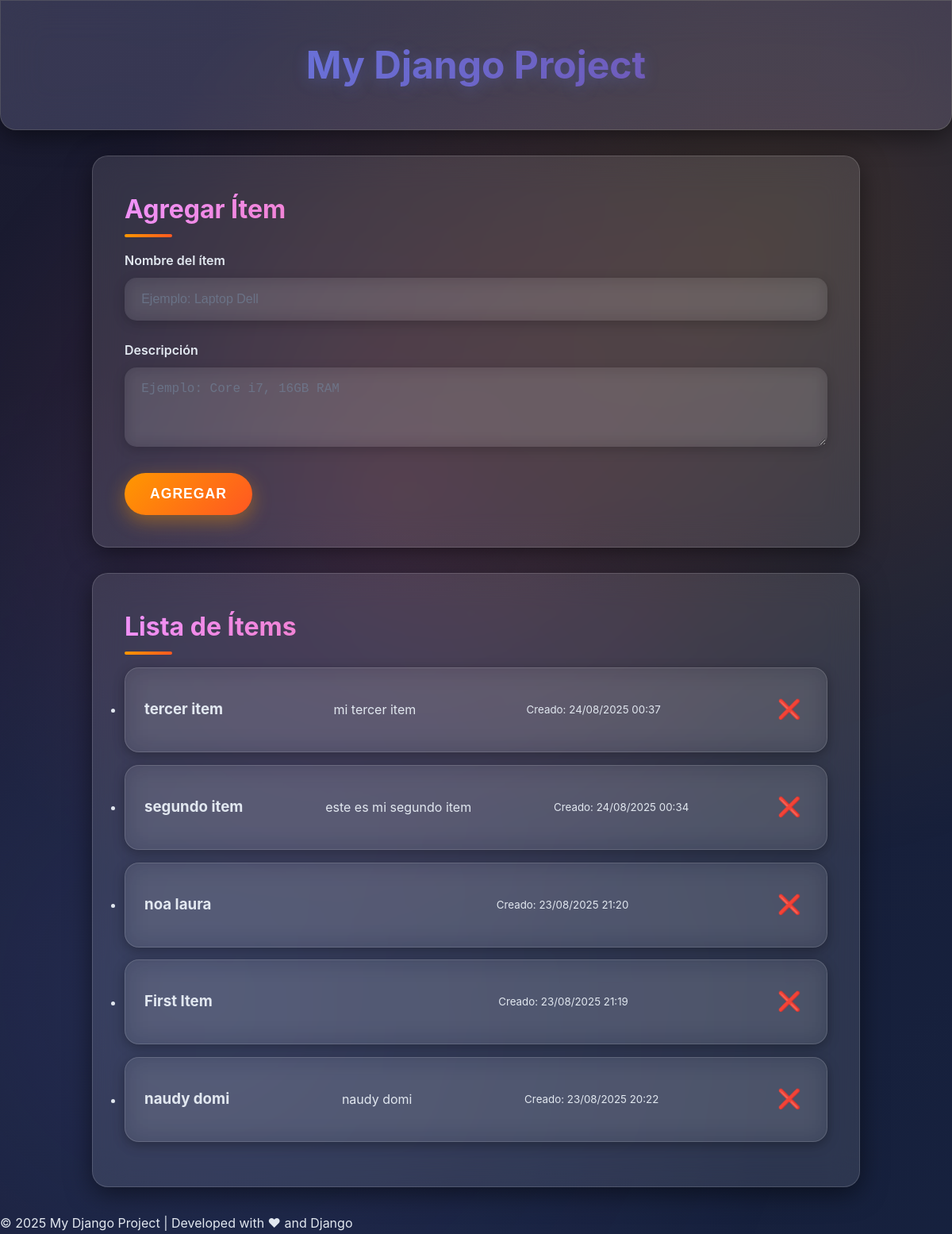
The page / on the database its author committed.
### core/models.py (models this page shows, shortened)
class Item(models.Model):
    name = models.CharField(max_length=100)
    description = models.TextField()
    created_at = models.DateTimeField(auto_now_add=True)

### core/views.py (the view)
# urls.py: path('', views.item_list, name='item_list'),
def item_list(request):
    items = Item.objects.all().order_by('-created_at')
    return render(request, "core/item_list.html", {"items": items})

### core/templates/core/item_list.html (shortened to what this page needs)
{% extends "base.html" %}
{% block main_content %}
<section class="form-section">
    <h2>Agregar Ítem</h2>
    <form id="item-form">
        <div class="form-group">
            <label for="item-name">Nombre del ítem</label>
            <input type="text" id="item-name" name="name" placeholder="Ejemplo: Laptop Dell" required>
        </div>
        <div class="form-group">
            <label for="item-desc">Descripción</label>
            <textarea id="item-desc" name="description" placeholder="Ejemplo: Core i7, 16GB RAM" required></textarea>
        </div>
        <button type="submit" class="btn">Agregar</button>
    </form>
</section>
<section class="items-section">
    <h2 class="section-title">Lista de Ítems</h2>
    <ul class="items-container">
        {% for item in items %}
            <li class="fade-in" data-id="{{ item.id }}">
                <div class="item-card">
                    <h3>{{ item.name }}</h3>
                    <p>{{ item.description }}</p>
                    <small>Creado: {{ item.created_at|date:"d/m/Y H:i" }}</small>
                    <span class="delete-btn">❌</span>
                </div>
            </li>
        {% empty %}
            <li>No items available.</li>
        {% endfor %}
    </ul>
</section>
{% endblock %}

### core/templates/base.html (shortened to what this page needs)
{% load static %}
<!DOCTYPE html>
<html lang="es">
<head>
    <link rel="stylesheet" href="{% static 'core/style.css' %}">
</head>
<body>
    <header class="main-header">
        <div class="container">
            <h1 class="logo">My Django Project</h1>
        </div>
    </header>
    <main class="container">
        {% block main_content %}{% endblock %}
    </main>
    <footer class="main-footer">
        <p>© 2025 My Django Project | Developed with <span>❤</span> and Django</p>
    </footer>
</body>
</html>

### rows shown on the page
Item: name "tercer item", description "mi tercer item", created_at "24/08/2025 00:37"
Item: name "segundo item", description "este es mi segundo item", created_at "24/08/2025 00:34"
Item: name "noa laura", created_at "23/08/2025 21:20"
Item: name "First Item", created_at "23/08/2025 21:19"
Item: name "naudy domi", description "naudy domi", created_at "23/08/2025 20:22"
